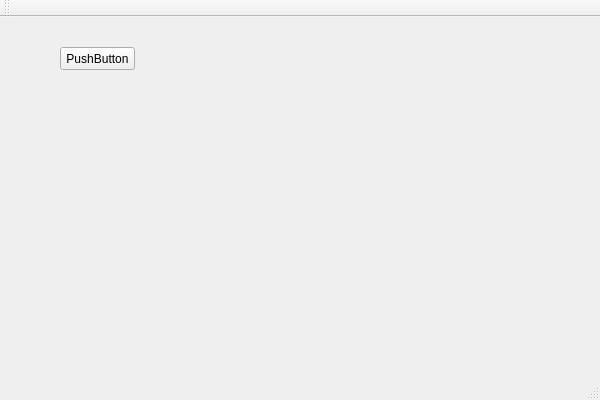
<?xml version="1.0" encoding="UTF-8"?>
<ui version="4.0">
 <class>QtTaskClass</class>
 <widget class="QMainWindow" name="QtTaskClass">
  <property name="geometry">
   <rect>
    <x>0</x>
    <y>0</y>
    <width>600</width>
    <height>400</height>
   </rect>
  </property>
  <property name="windowTitle">
   <string>QtTask</string>
  </property>
  <widget class="QWidget" name="centralWidget">
   <widget class="QPushButton" name="pushButton">
    <property name="geometry">
     <rect>
      <x>60</x>
      <y>30</y>
      <width>75</width>
      <height>23</height>
     </rect>
    </property>
    <property name="text">
     <string>PushButton</string>
    </property>
   </widget>
   <widget class="QCustomPlot" name="widget" native="true">
    <property name="geometry">
     <rect>
      <x>100</x>
      <y>90</y>
      <width>361</width>
      <height>221</height>
     </rect>
    </property>
   </widget>
  </widget>
  <widget class="QMenuBar" name="menuBar">
   <property name="geometry">
    <rect>
     <x>0</x>
     <y>0</y>
     <width>600</width>
     <height>21</height>
    </rect>
   </property>
  </widget>
  <widget class="QToolBar" name="mainToolBar">
   <attribute name="toolBarArea">
    <enum>TopToolBarArea</enum>
   </attribute>
   <attribute name="toolBarBreak">
    <bool>false</bool>
   </attribute>
  </widget>
  <widget class="QStatusBar" name="statusBar"/>
 </widget>
 <layoutdefault spacing="6" margin="11"/>
 <customwidgets>
  <customwidget>
   <class>QCustomPlot</class>
   <extends>QWidget</extends>
   <header>qcustomplot.h</header>
   <container>1</container>
  </customwidget>
 </customwidgets>
 <resources>
  <include location="QtTask.qrc"/>
 </resources>
 <connections/>
</ui>
